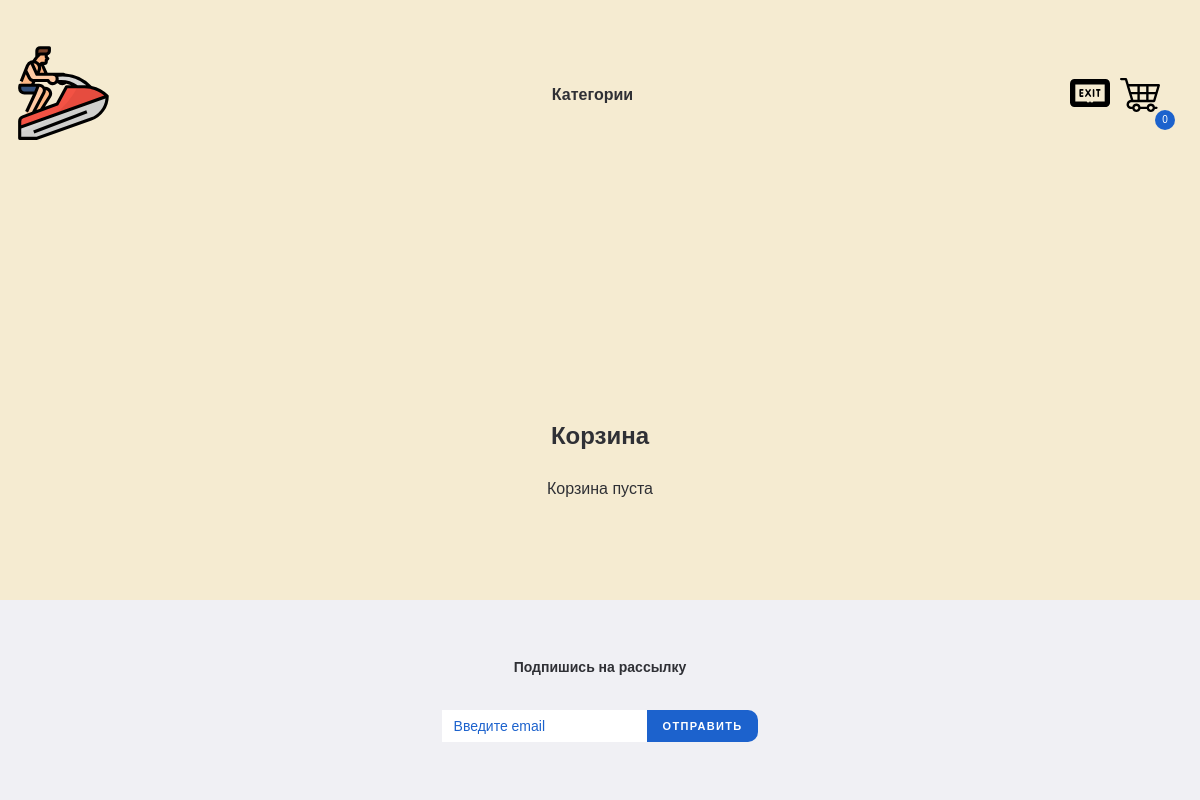
The page /cart/ (signed in) on the database as committed earlier.
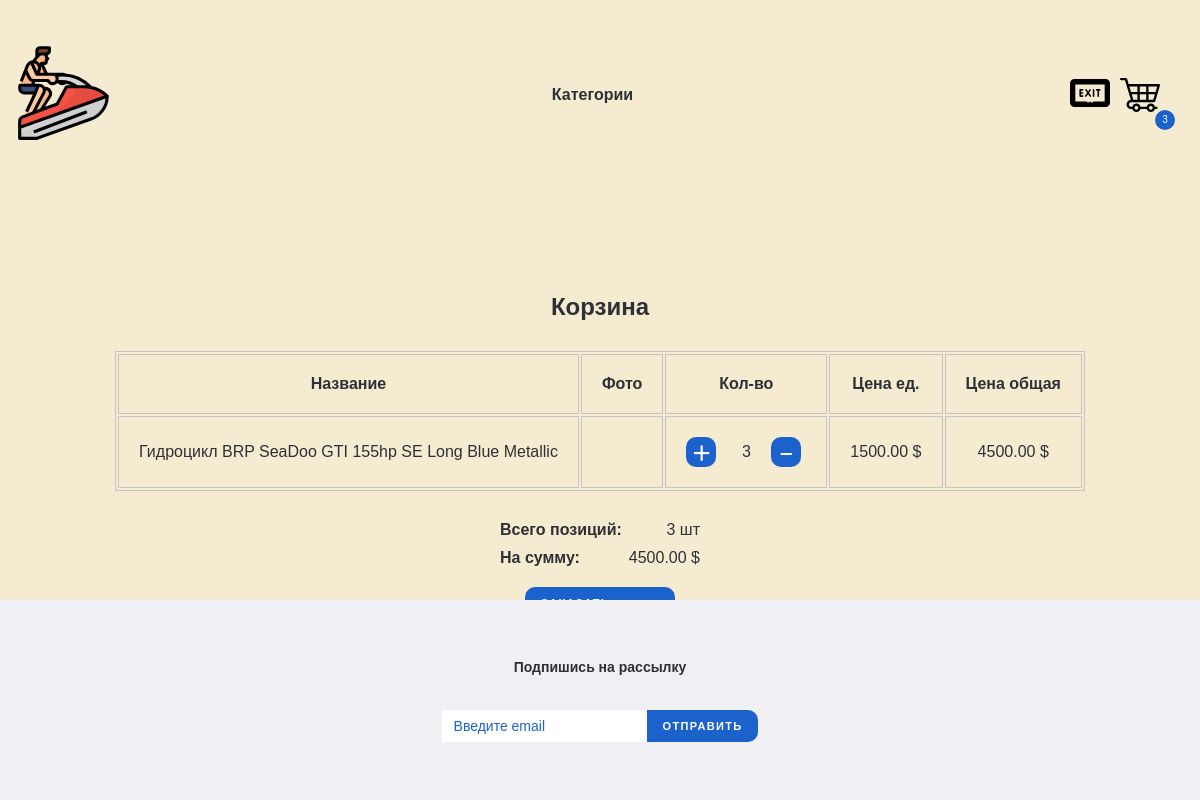
The same page on the database as committed later.
### orders/models.py (models this page shows, shortened)
class OrderItem(models.Model):
    item = models.ForeignKey(Item, on_delete=models.SET_NULL, blank=True, null=True)
    order = models.ForeignKey(Order, related_name='order_items', on_delete=models.SET_NULL, blank=True, null=True)
    quantity = models.IntegerField(default=0, null=True, blank=True)
    ordered = models.BooleanField(default=False)
    date_added = models.DateTimeField(auto_now_add=True)
    class Meta:
        verbose_name = "Товар"
        verbose_name_plural = "Заказанные товары"
        ordering = ['-date_added']
    @property
    def get_total(self):
        total = self.item.price * self.quantity
        return total

class Order(models.Model):
    customer = models.ForeignKey(Customer, related_name='orders', on_delete=models.SET_NULL, blank=True, null=True)
    date_ordered = models.DateTimeField(auto_now_add=True)
    class Meta:
        verbose_name = "Заказ"
        verbose_name_plural = "Заказ"
        ordering = ['-date_ordered']
    @property
    def get_cart_total(self):
        orderitems = self.order_items.filter(ordered=False).all()
        total = sum([item.get_total for item in orderitems])
        return total
    @property
    def get_cart_items(self):
        orderitems = self.order_items.filter(ordered=False).all()
        total = sum([item.quantity for item in orderitems])
        return total

### items/models.py (models this page shows, shortened)
class Item(models.Model):
    title = models.CharField(max_length=200, null=True)
    description = models.TextField(null=True, blank=True)
    photo = models.ImageField(upload_to='photos/items/%Y/%m')
    price = models.DecimalField(max_digits=7, decimal_places=2)
    category = models.ForeignKey(Category, on_delete=models.CASCADE, related_name='items')
    promotion = models.ForeignKey(Promotion, on_delete=models.SET_NULL, related_name='promotion_items', blank=True,
                                  null=True)
    class Meta:
        verbose_name = "Товар"
        verbose_name_plural = "Товары"
        ordering = ['title']

### orders/views.py (the view)
# urls.py: path('cart/', cart, name='cart'),
def cart(request):
    items, order, cartItems = getCartInfo(request.user)
    categories = Category.objects.all()
    context = {'items': items, 'order': order, 'cartItems': cartItems, 'categories': categories}
    return render(request, 'orders/cart.html', context)

### helpers/cart.py (called while the page is built)
def getCartInfo(user):
    if user.is_authenticated:
        customer = Customer.objects.get(user_id=user.id)
        order, created = Order.objects.get_or_create(customer=customer)
        items = order.order_items.filter(ordered=False).all()
        cartItems = order.get_cart_items
    else:
        items = []
        order = {'get_cart_total': 0, 'get_cart_items': 0, 'shipping': False}
        cartItems = order['get_cart_items']
    return (items, order, cartItems)

### orders/templates/orders/cart.html (shortened to what this page needs)
{% extends 'base.html' %}
{% block content %}
<div class="cart">
    <h3 class="cart__title">
        Корзина
    </h3>
    {% if items%}
    <div class="cart__inner">
        <table class="cart__inner-table">
            <tr class="cart__inner-title">
                <td><p>Название</p></td>
                <td><p>Фото</p></td>
                <td><p>Кол-во</p></td>
                <td><p>Цена eд.</p></td>
                <td><p>Цена общая</p></td>
            </tr>
            {% for product in items %}
            <tr class="cart__inner-item">
                <td><p class="cart__inner-item-title">{{product.item.title}}</p></td>
                <td><img class="cart__inner-item-img" src="{{product.item.photo.url}}" alt=""></td>
                <td>
                    <div class="cart__item-count">
                        <button data-product="{{product.item.id}}" data-action="add" style="margin-right: 10px;"
                                class="update-cart">＋
                        </button>
                        {{product.quantity}}
                        <button data-product="{{product.item.id}}" data-action="remove" class="update-cart">‒</button>
                    </div>
                </td>
                <td><span class="cart__item-price">{{product.item.price}} $</span></td>
                <td><span class="cart__item-price-sec">{{product.get_total}} $</span></td>
            </tr>
            {% endfor %}
        </table>
    </div>
    <div class="cart__footer">
        <div class="cart__footer--info">
            <span><strong>Всего позиций:</strong></span>
            <p> {{order.get_cart_items}} шт</p>
        </div>
        <div class="cart__footer--info">
            <span> <strong>На сумму:</strong></span>
            <p> {{order.get_cart_total}} $</p>
        </div>
        <a href="{% url 'orders:process_order'%}" class="cart__btn">
        </a>
    </div>
    {%else%}
    Корзина пуста
    {% endif %}
</div>
{% endblock %}

Rows that differ between the two databases and show on the page:
added OrderItem: item "Гидроцикл BRP SeaDoo GTI 155hp SE Long Blue Metallic", quantity "3", item.price "1500.00", get_total "4500.00"
now on this page (row unchanged): Order: get_cart_items "3", get_cart_total "4500.00"
Other text that changed with them:
{{ cartItems }}: "0" → "3"
text no longer shown: "Корзина пуста"
text now shown: "Название Фото Кол-во Цена eд. Цена общая Всего позиций: шт На сумму: $"
